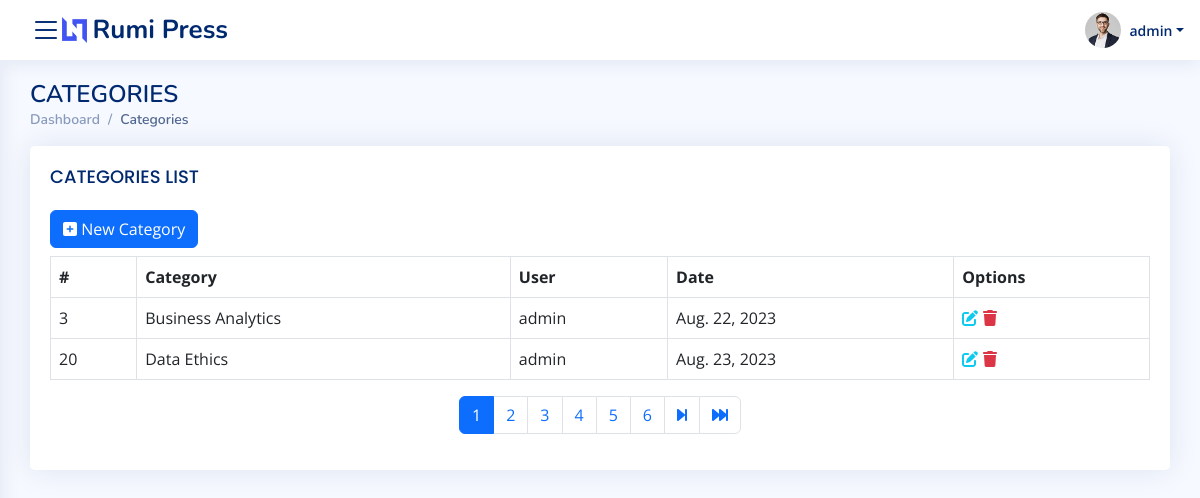
Page /categories/ (signed in) on the committed database.
### tracker/models.py (models this page shows, shortened)
class Categories(models.Model):
    category=models.CharField(max_length=70)
    user=models.ForeignKey(User, on_delete=models.CASCADE)
    date=models.DateField(auto_now=True)
    active=models.BooleanField(default=True)
    class Meta:
        unique_together = ('id', 'category')

### tracker/views.py (the view)
# urls.py: path('categories/',  views.CategoriesView, name='categories'),
@login_required
def CategoriesView(request):
    if request.method=="GET":
        page=request.GET.get('page',1)
        categories=Categories.objects.filter(active=True).all().order_by('category')
        try:
            paginator=Paginator(categories,2)
            categories=paginator.page(page)
        except:
            raise Http404
        return render(request, 'categories/categories.html',{'entity':categories, 'paginator':paginator})
    else:
        redirect('categories')

### templates/categories/categories.html (shortened to what this page needs)
{% extends 'base.html' %}
{% block content %}
<main id="main" class="main">
    <div class="pagetitle">
      <h1>CATEGORIES</h1>
      <nav>
        <ol class="breadcrumb">
          <li class="breadcrumb-item"><a href="{% url  'index' %}">Dashboard</a></li>
          <li class="breadcrumb-item active">Categories</li>
        </ol>
      </nav>
    </div>
    <section class="section">
    <div class="row">
        <div class="col-lg-12">
          <div class="card">
            <div class="card-body">
              <h5 class="card-title">CATEGORIES LIST</h5>
              <a href="{% url 'create_category'%}" class="btn btn-primary"><i class="fa fa-plus-square"></i> New Category</a>
              <table class="table table-hover table-bordered  table-responsive mt-2">
                  <thead>
                      <th>#</th>
                      <th>Category</th>
                      <th>User</th>
                      <th>Date</th>
                      <th>Options</th>
                  </thead>
                  <tbody>
                    {% for category in entity %}
                    <tr>
                      <td>{{category.id}}</td>
                      <td>{{category.category}}</td>
                      <td>{{category.user}}</td>
                      <td>{{category.date}}</td>
                      <td>
                        <a href="{% url 'update_category' category.id %}" class="text-info">
                          <i class="fa fa-pen-to-square"></i>
                        </a>
                        <form method="post" action="{% url 'remove_category' category.id %}" class="d-inline-flex">
                          <a href="javascript:void(0);" onclick="this.parentNode.submit()" class="text-danger">
                            <i class="fa fa-trash"></i>
                          </a>
                        </form>
                      </td>
                    </tr>
                    {% endfor %}
                  </tbody>
              </table>
              {% include 'paginator.html' %}
            </div>
          </div>
        </div>
    </div>
</main>
{% endblock %}

### templates/header.html (shortened to what this page needs)
{% load static%}
 <header id="header" class="header fixed-top d-flex align-items-center">
    <div class="d-flex align-items-center justify-content-between">
        <i class="bi bi-list toggle-sidebar-btn"></i>
      <a href="{% url 'index' %}" class="logo d-flex align-items-center">
        <img src="{% static 'img/logo.png' %}" alt="">
        <span class="d-none d-lg-block">Rumi Press</span>
      </a>
    </div>
    <nav class="header-nav ms-auto">
        <ul class="d-flex align-items-center">
            <li class="nav-item dropdown pe-3">
                <a class="nav-link nav-profile d-flex align-items-center pe-0" href="#" data-bs-toggle="dropdown">
                  <img src="{% static '/img/profile-img.jpg' %}" alt="Profile" class="rounded-circle">
                  <span class="d-none d-md-block dropdown-toggle ps-2">{{user.username}}</span>
                </a>
              </li>
        </ul>
    </nav>
</header>

### static/css/style.css (style rules this page uses)
:root { scroll-behavior: smooth; }
body { font-family: "Open Sans", sans-serif; background: #f6f9ff; color: #444444; }
a { color: #4154f1; text-decoration: none; }
h1, h2, h3, h4, h5, h6 { font-family: "Nunito", sans-serif; }
#main { margin-top: 60px; padding: 20px 30px; transition: all 0.3s; }
.pagetitle { margin-bottom: 10px; }
.pagetitle h1 { font-size: 24px; margin-bottom: 0; font-weight: 600; color: #012970; }
.card { margin-bottom: 30px; border: none; border-radius: 5px; box-shadow: 0px 0 30px rgba(1, 41, 112, 0.1); }
.card-title { padding: 20px 0 15px 0; font-size: 18px; font-weight: 500; color: #012970; font-family: "Poppins", sans-serif; }
.card-body { padding: 0 20px 20px 20px; }
.breadcrumb { font-size: 14px; font-family: "Nunito", sans-serif; color: #899bbd; font-weight: 600; }
.breadcrumb a { color: #899bbd; transition: 0.3s; }
.breadcrumb .breadcrumb-item::before { color: #899bbd; }
.breadcrumb .active { color: #51678f; font-weight: 600; }
.logo { line-height: 1; }
@media (min-width: 1200px) { .logo { width: 280px; } }
.logo img { max-height: 26px; margin-right: 6px; }
.logo span { font-size: 26px; font-weight: 700; color: #012970; font-family: "Nunito", sans-serif; }
.header { transition: all 0.5s; z-index: 997; height: 60px; box-shadow: 0px 2px 20px rgba(1, 41, 112, 0.1); background-color: #fff; padding-left: 20px; }
.header .toggle-sidebar-btn { font-size: 32px; padding-left: 10px; cursor: pointer; color: #012970; }
.header-nav ul { list-style: none; }
.header-nav>ul { margin: 0; padding: 0; }
.header-nav .nav-profile { color: #012970; }
.header-nav .nav-profile img { max-height: 36px; }
.header-nav .nav-profile span { font-size: 14px; font-weight: 600; }
@media (min-width: 1200px) { #main, #footer { margin-left: 300px; } }
@media (min-width: 1200px) { .toggle-sidebar #main, .toggle-sidebar #footer { margin-left: 0; } }

### rows in the picture
Categories: id "3", category "Business Analytics", user "admin", date "Aug. 22, 2023"
Categories: id "20", category "Data Ethics", user "admin", date "Aug. 23, 2023"

### other values in the picture
{{ user.username }} "admin"
{{ page }} "1" "2" "3" "4" "5" "6"
